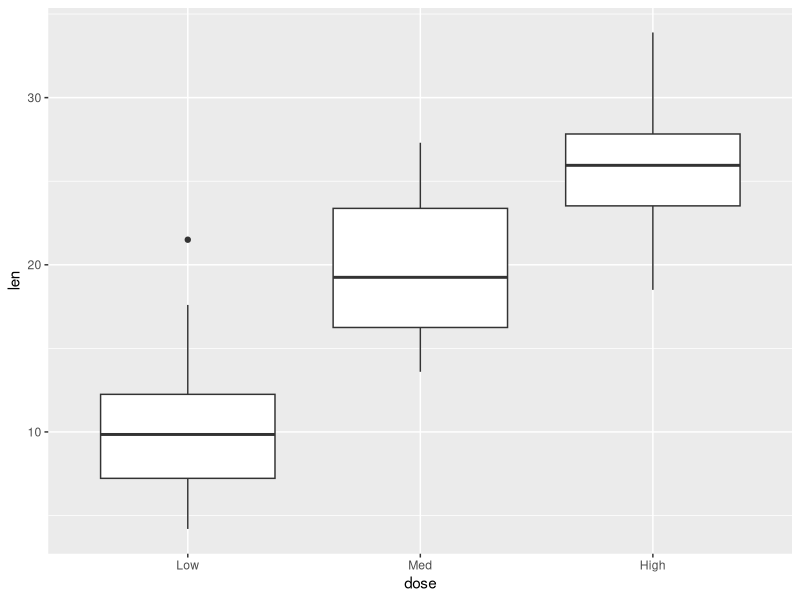
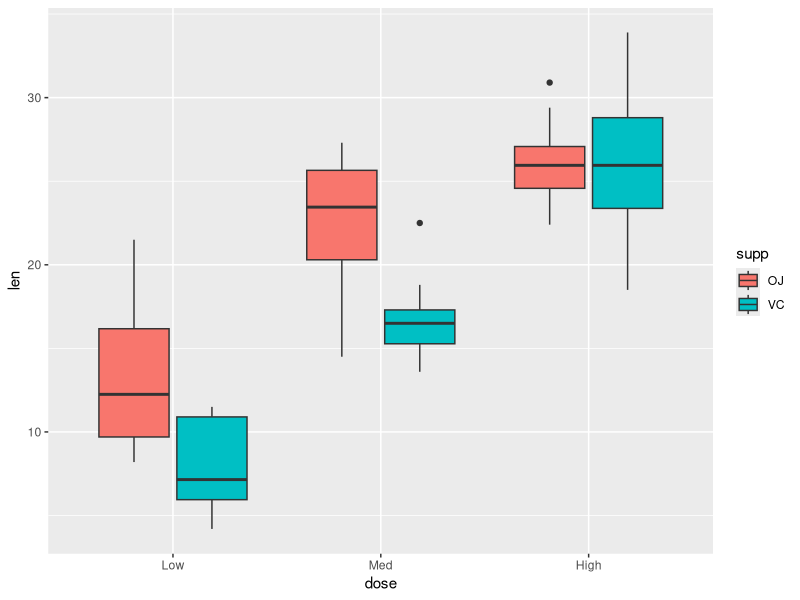
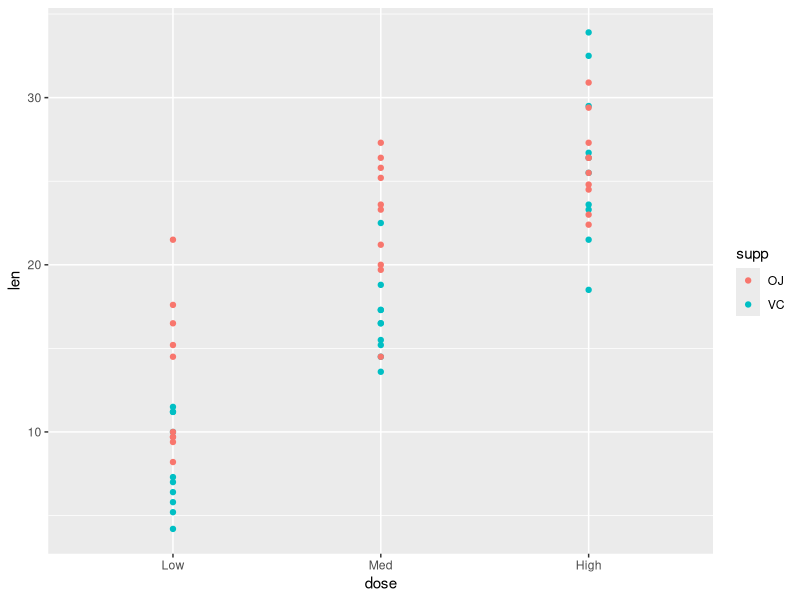
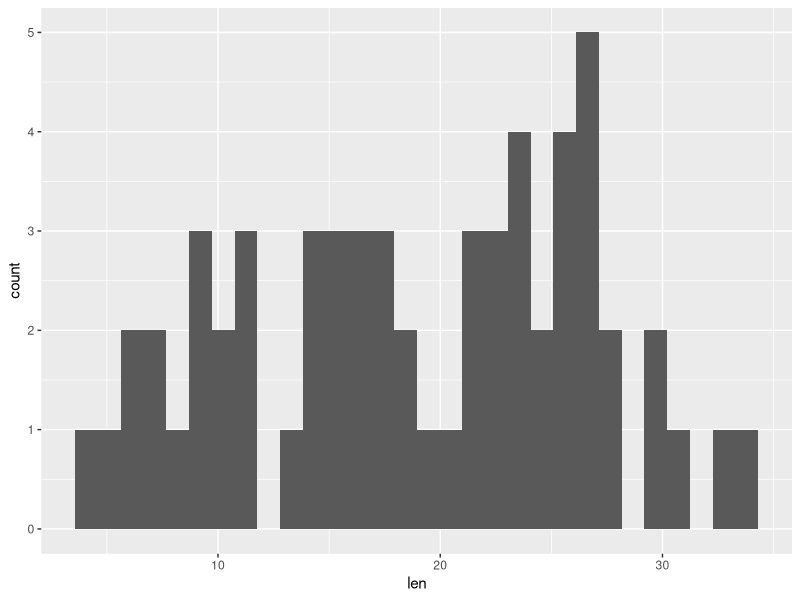
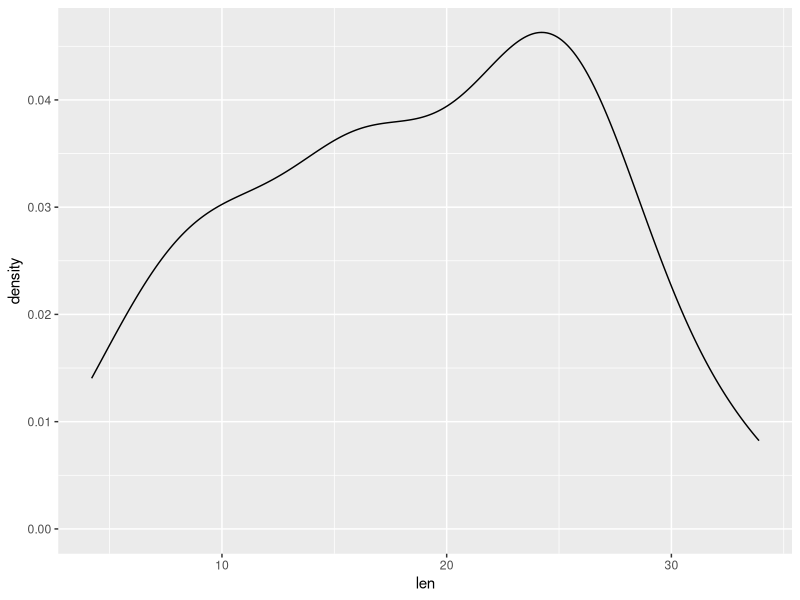
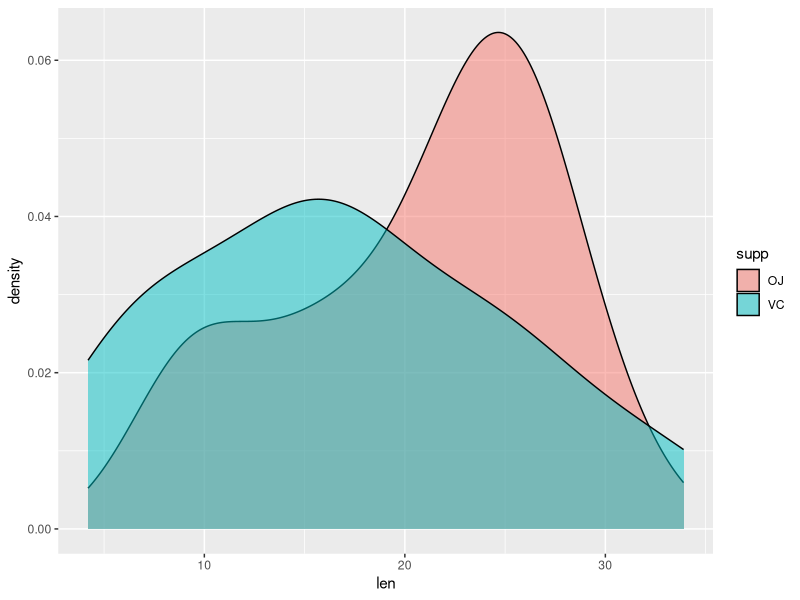
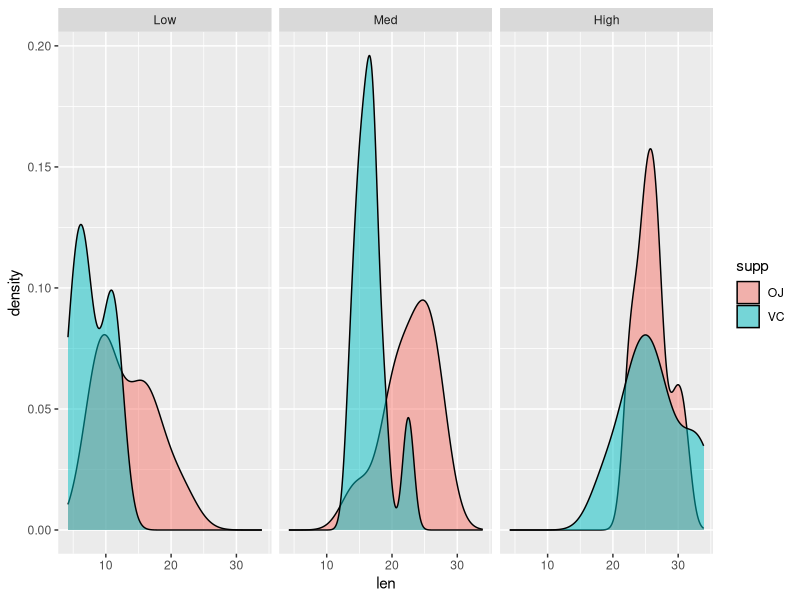
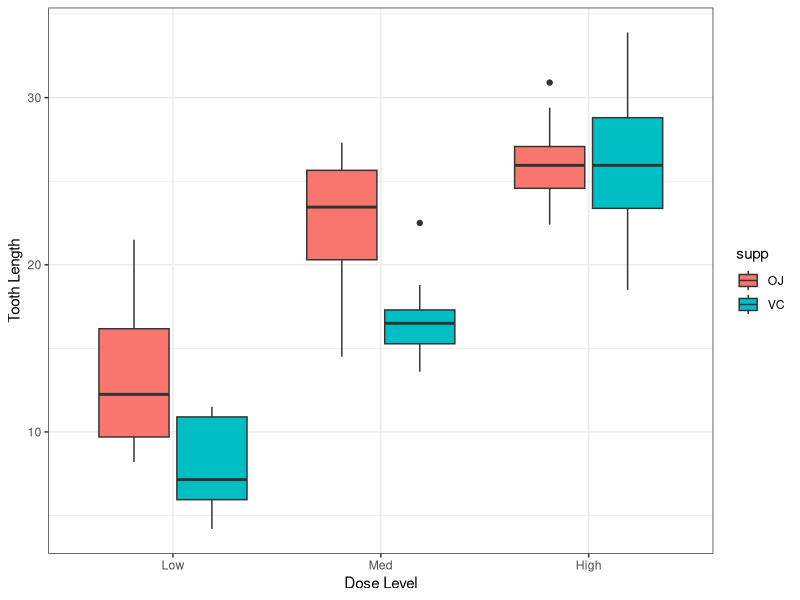

The R script that drew these images, in order:
## ---- chunk 1
toothData <- read.csv("data/toothData.csv", stringsAsFactors=FALSE)
toothData$supp <- as.factor(toothData$supp)
toothData$dose <- factor(toothData$dose, levels=c("Low", "Med", "High"))
## ---- chunk 2
head(toothData)
## ---- chunk 3
summary(toothData)
## ---- chunk 4
nrow(toothData)
## ---- chunk 5
library("ggplot2")
## ---- chunk 6
ggplot(toothData, aes(x = dose, y = len)) +
  geom_boxplot()
## ---- chunk 7
ggplot(toothData, aes(x = dose, y = len, fill = supp)) +
  geom_boxplot()
## ---- chunk 8
ggplot(toothData, aes(x = dose, y = len, colour = supp)) +
  geom_point()
## ---- chunk 9
ggplot(toothData, aes(x = len)) +
  geom_histogram()
## ---- chunk 10
ggplot(toothData, aes(x = len)) +
  geom_density()
## ---- chunk 11
ggplot(toothData, aes(x = len, fill = supp)) +
  geom_density(alpha = 0.5)
## ---- chunk 12
ggplot(toothData, aes(x = len, fill = supp)) +
  geom_density(alpha = 0.5) +
  facet_wrap(~dose)
## ---- chunk 13
ggplot(toothData, aes(x = dose, y = len, fill = supp)) +
  geom_boxplot() +
  labs(x = "Dose Level", y = "Tooth Length") +
  theme_bw()
## ---- chunk 14
library(dplyr)
